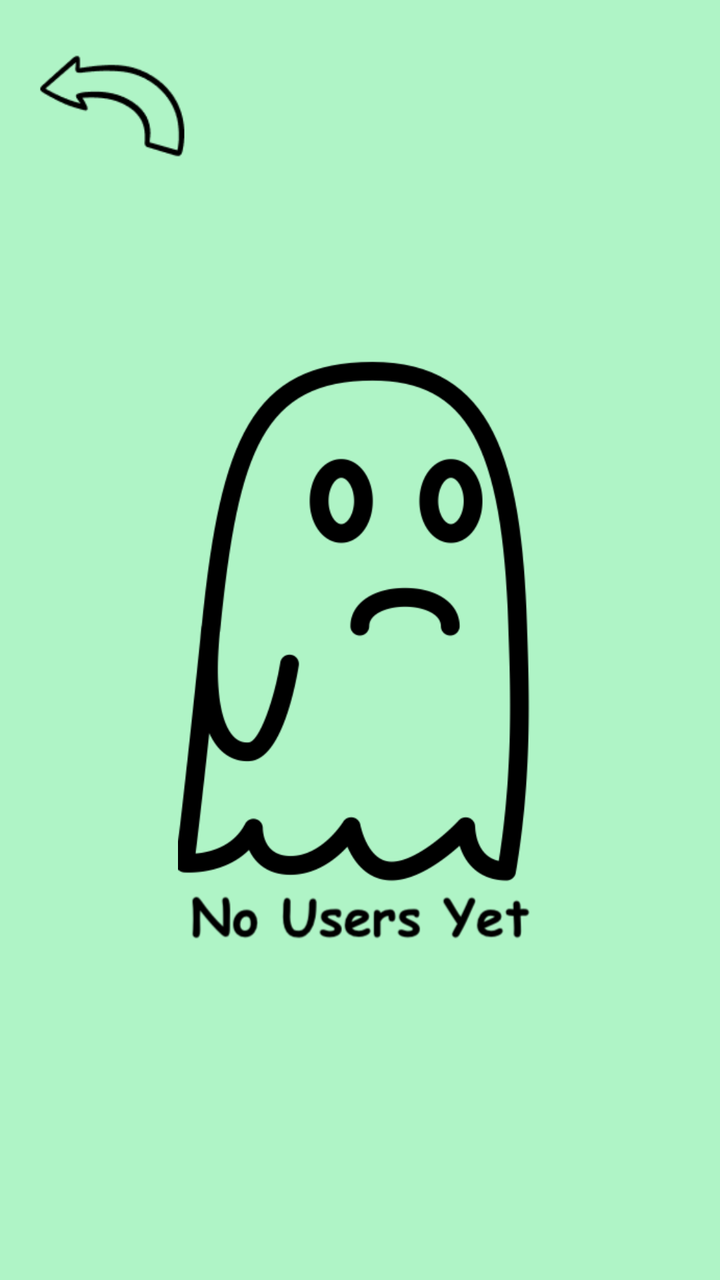
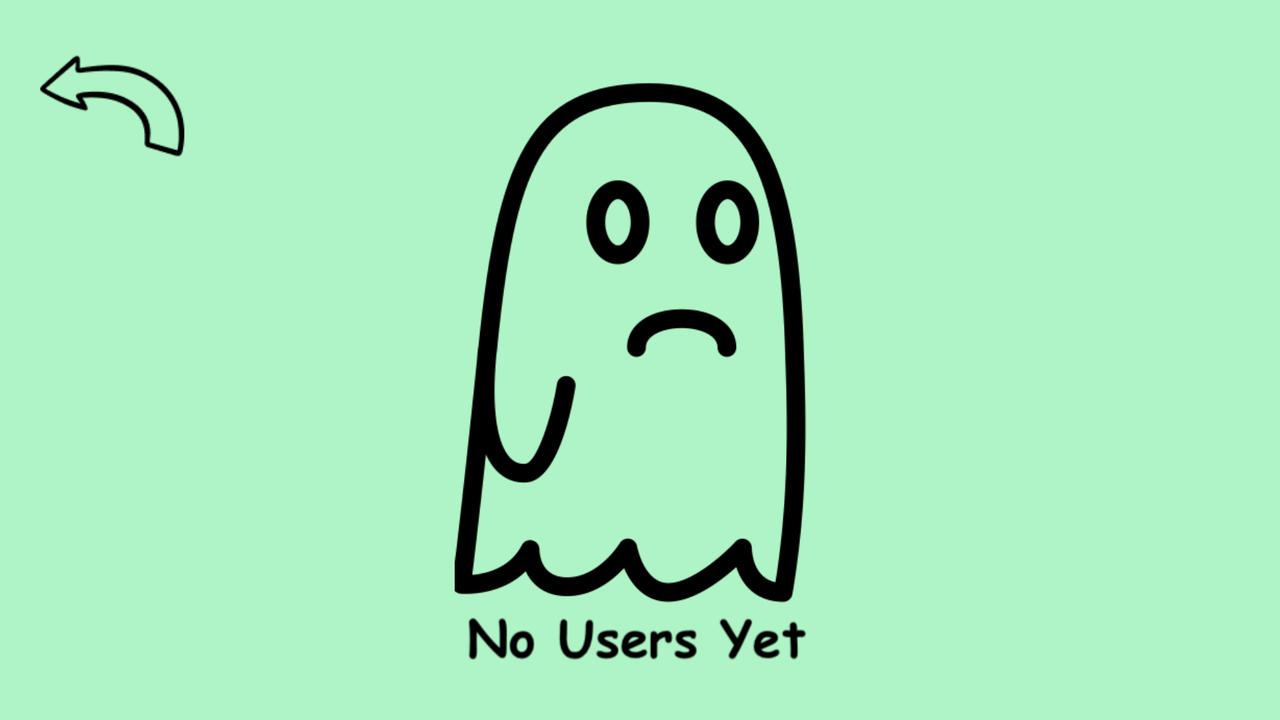

First picture: res/layout/ on a phone held upright. Second picture: the repository's own variant of that layout, on a device whose configuration matches the variant's folder. Source for both follows.
<!-- AndroidManifest.xml: application theme Theme.ScrollTute5prep -->
<!-- res/layout/fragment_player_selection.xml -->
<?xml version="1.0" encoding="utf-8"?>
<androidx.constraintlayout.widget.ConstraintLayout xmlns:android="http://schemas.android.com/apk/res/android"
    android:layout_width="match_parent"
    android:layout_height="match_parent"
    xmlns:tools="http://schemas.android.com/tools"
    xmlns:app="http://schemas.android.com/apk/res-auto"
    android:background="@color/green"
    android:padding="15dp"
    tools:context=".PlayerSelectionFragment">

    <androidx.recyclerview.widget.RecyclerView
        android:id="@+id/recyclerView"
        android:layout_width="match_parent"
        android:layout_height="0dp"
        android:padding="10dp"
        app:layout_constraintBottom_toBottomOf="parent"
        app:layout_constraintEnd_toEndOf="parent"
        app:layout_constraintStart_toStartOf="parent"
        app:layout_constraintTop_toBottomOf="@+id/imageView" />

    <ImageView
        android:id="@+id/imageView"
        android:layout_width="81dp"
        android:layout_height="76dp"
        android:src="@drawable/back_arrow"
        app:layout_constraintStart_toStartOf="parent"
        app:layout_constraintTop_toTopOf="parent" />

    <ImageView
        android:id="@+id/ghost"
        android:layout_width="319dp"
        android:layout_height="308dp"
        android:src="@drawable/noun_sad_ghost_5257154"
        app:layout_constraintBottom_toBottomOf="parent"
        app:layout_constraintEnd_toEndOf="parent"
        app:layout_constraintHorizontal_bias="0.662"
        app:layout_constraintStart_toStartOf="@+id/recyclerView"
        app:layout_constraintTop_toTopOf="parent"
        app:layout_constraintVertical_bias="0.498" />

</androidx.constraintlayout.widget.ConstraintLayout>
<!-- resources referenced by this layout -->
<resources>
  <color name="green">#AFF4C6</color>
  <!-- drawable back_arrow: png bitmap (drawable, 2764 bytes) -->
  <!-- drawable noun_sad_ghost_5257154: png bitmap (drawable, 30158 bytes) -->
  <style name="Theme.ScrollTute5prep" parent="Base.Theme.ScrollTute5prep" />
  <style name="Base.Theme.ScrollTute5prep" parent="Theme.Material3.DayNight.NoActionBar">
          
          
      </style>
</resources>
<!-- res/layout-land/fragment_player_selection.xml (the repository's variant of the layout above) -->
<!-- drawn on the phone turned sideways -->
<?xml version="1.0" encoding="utf-8"?>
<androidx.constraintlayout.widget.ConstraintLayout xmlns:android="http://schemas.android.com/apk/res/android"
    android:layout_width="match_parent"
    android:layout_height="match_parent"
    xmlns:tools="http://schemas.android.com/tools"
    xmlns:app="http://schemas.android.com/apk/res-auto"
    android:background="@color/green"
    android:padding="15dp"
    tools:context=".PlayerSelectionFragment">

    <androidx.recyclerview.widget.RecyclerView
        android:id="@+id/recyclerView"
        android:layout_width="482dp"
        android:layout_height="389dp"
        android:padding="10dp"
        app:layout_constraintBottom_toBottomOf="parent"
        app:layout_constraintEnd_toEndOf="parent"
        app:layout_constraintStart_toStartOf="parent"
        app:layout_constraintTop_toTopOf="parent" />

    <ImageView
        android:id="@+id/imageView"
        android:layout_width="81dp"
        android:layout_height="76dp"
        android:src="@drawable/back_arrow"
        app:layout_constraintStart_toStartOf="parent"
        app:layout_constraintTop_toTopOf="parent" />

    <ImageView
        android:id="@+id/ghost"
        android:layout_width="319dp"
        android:layout_height="308dp"
        android:src="@drawable/noun_sad_ghost_5257154"
        app:layout_constraintBottom_toBottomOf="parent"
        app:layout_constraintEnd_toEndOf="parent"
        app:layout_constraintStart_toStartOf="parent"
        app:layout_constraintTop_toTopOf="parent" />

</androidx.constraintlayout.widget.ConstraintLayout>
